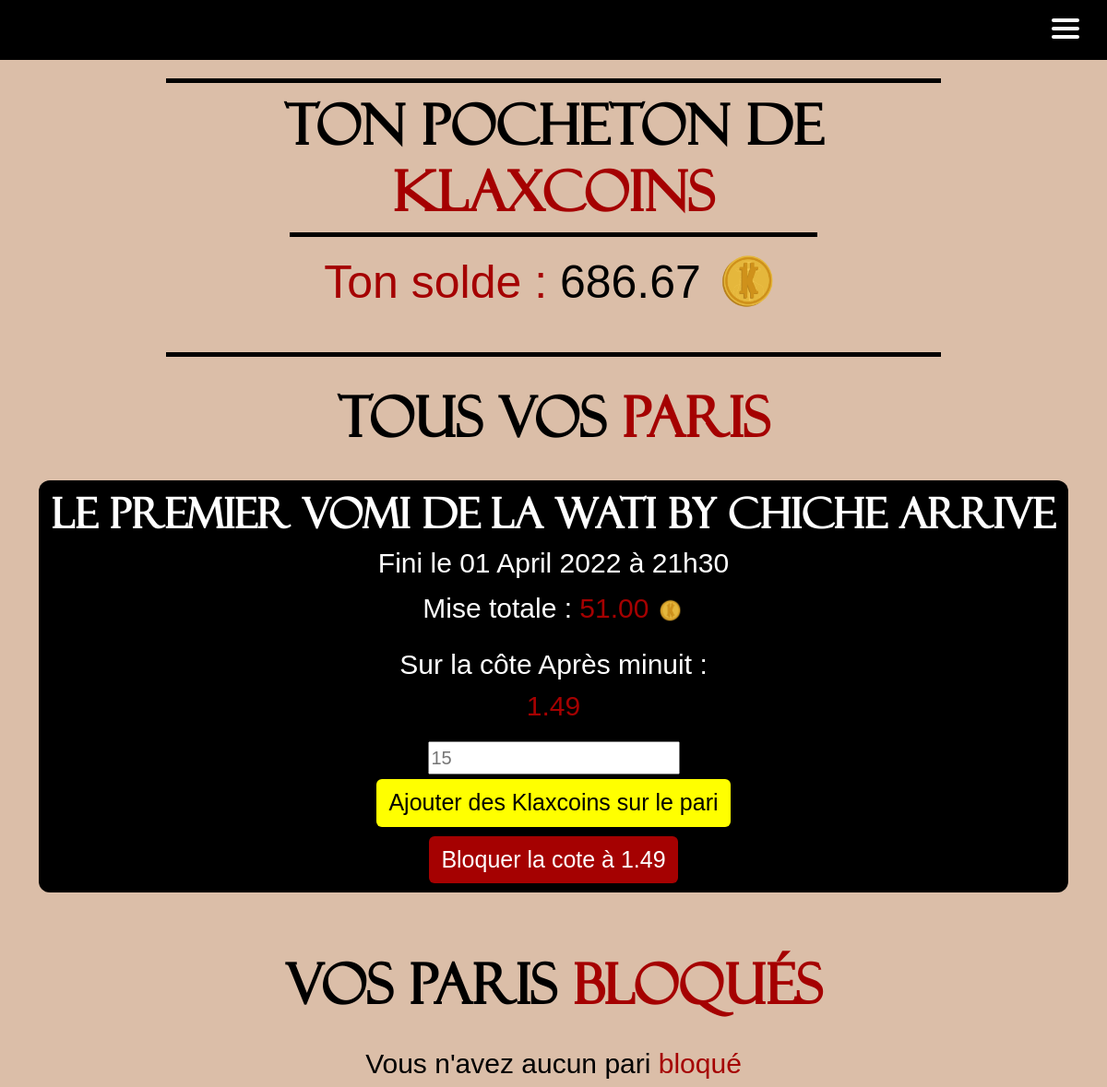
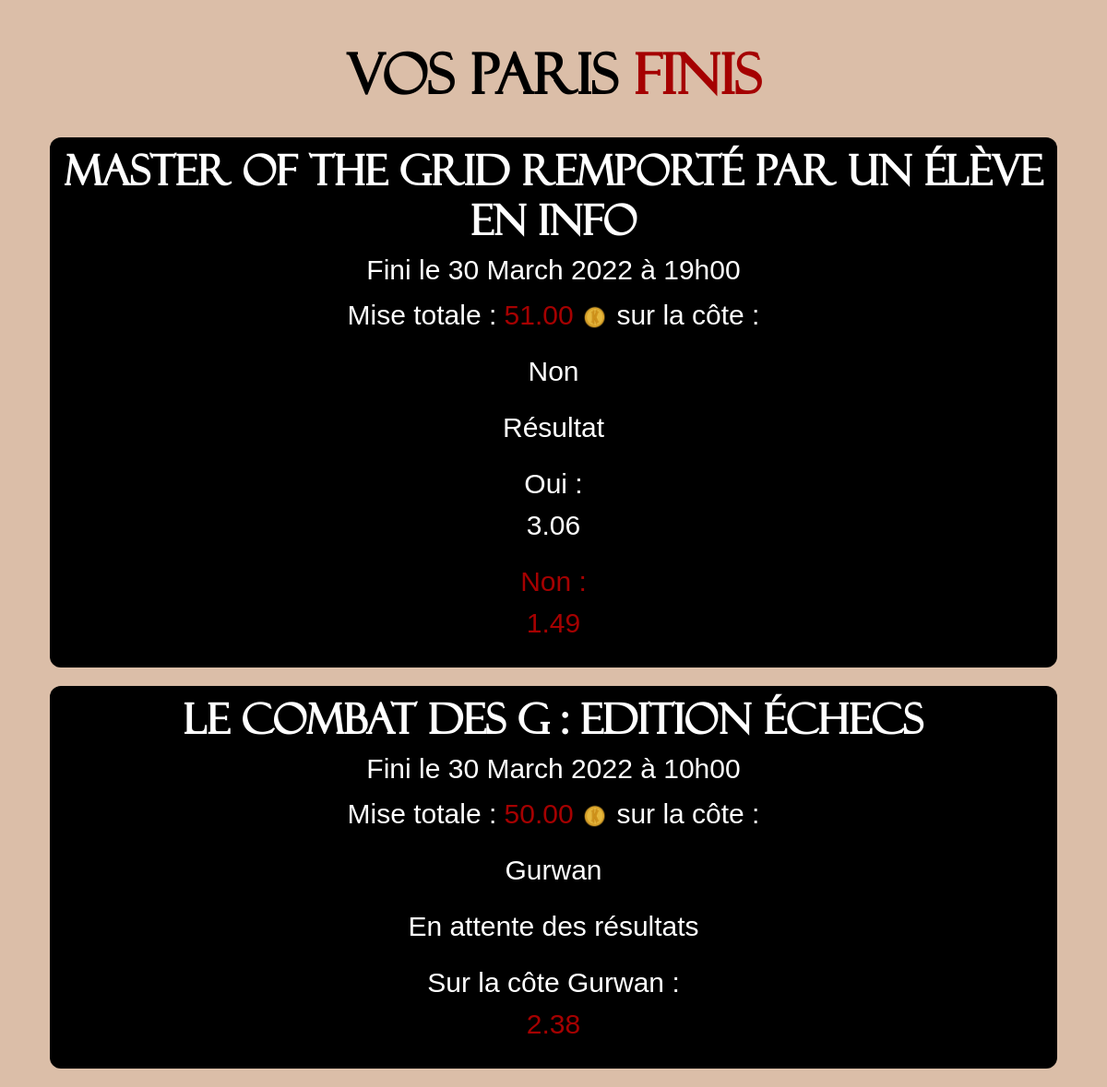
The app's page /home_betKlax/myBets/ (signed in) with its own data (2 pictures, top to bottom).
### main_app/models.py (models this page shows)
class User(AbstractUser):
    id = models.AutoField(primary_key=True, unique=True)
    first_name = models.CharField(max_length=30)
    last_name = models.CharField(max_length=30)
    username = models.CharField(max_length=20, unique=True)
    email = models.EmailField(unique=True, default="@enssat.fr")
    SECTOR = (
        ('INFO', 'Informatique'),
        ('PHOT', 'Photonique'),
        ('SNUM', 'Systèmes numériques'),
        ('IMR', 'IMR')
    )
    sector = models.CharField(max_length=4, choices=SECTOR, blank=True, help_text='Donne moi ta filière bro')
    created = models.DateTimeField(auto_now_add=True)
    updated = models.DateTimeField(auto_now=True)
    klax_coins = models.DecimalField(max_digits=12, decimal_places=2, default=100.00)
    activate = models.BooleanField(default=False)
    from_list = models.BooleanField(default=False)
    USERNAME_FIELD = 'email'
    REQUIRED_FIELDS = ['username']

class StoreBets(models.Model):
    bet_id = models.ForeignKey('Bets', on_delete=models.CASCADE)
    user_id = models.ForeignKey('User', on_delete=models.CASCADE)
    RESULT = (
        ('W', 'Win'),
        ('L', 'Lose')
    )
    result = models.CharField(max_length=1, choices=RESULT, blank=True, help_text='Which result for the bet')
    gains = models.DecimalField(max_digits=12, decimal_places=2, default=1.00)
    created = models.DateTimeField(auto_now_add=True)
    bet_rate = models.DecimalField(max_digits=4, decimal_places=2, default=1.00)
    blocked_bet = models.BooleanField(default=False)
    closed_bet = models.BooleanField(default=False)
    final_result = models.CharField(max_length=1, choices=RESULT, blank=False)

class Bets(models.Model):
    id = models.AutoField(primary_key=True, unique=True)
    bet_name = models.CharField(max_length=256, unique=True)
    win_rate = models.DecimalField(max_digits=4, decimal_places=2, default=2.00)
    win_vote = models.IntegerField(default=0)
    win_gains = models.DecimalField(max_digits=12, decimal_places=2, default=1.00)
    win_name = models.CharField(max_length=128, null=False, default="Oui")
    lose_rate = models.DecimalField(max_digits=4, decimal_places=2, default=2.00)
    lose_vote = models.IntegerField(default=0)
    lose_gains = models.DecimalField(max_digits=12, decimal_places=2, default=1.00)
    lose_name = models.CharField(max_length=128, null=False, default="Non")
    created = models.DateTimeField(auto_now_add=True)
    ended = models.DateTimeField(help_text='YYYY-MM-DD HH:MM:SS')
    visible = models.BooleanField(default=False)
    closed_bet = models.BooleanField(default=False)
    RESULT = (
        ('W', 'Win'),
        ('L', 'Lose')
    )
    result = models.CharField(max_length=1, choices=RESULT, blank=False)

### main_app/views.py (the view)
# urls.py: path("home_betKlax/myBets/", views.myBets, name="myBets"),
def myBets(request):
    try:
        finalizedBets = StoreBets.objects.filter(user_id_id=request.user.id, blocked_bet=True, closed_bet=False)
    except User.DoesNotExist:
        finalizedBets = None
    try:
        mybets = StoreBets.objects.filter(user_id_id=request.user.id, blocked_bet=False, closed_bet=False)
    except StoreBets.DoesNotExist:
        mybets = None
    try:
        user = User.objects.get(pk=request.user.id)
    except User.DoesNotExist:
        user = None
    try:
        myEndedBets = StoreBets.objects.filter(user_id_id=request.user.id, blocked_bet=True, closed_bet=True)
    except StoreBets.DoesNotExist:
        myEndedBets = None
    if user is not None:
        return render(request, 'bets/myBetKlax.html',
                      {'mybets': mybets, 'finalizedBets': finalizedBets, 'user': user, 'myEndedBets': myEndedBets})

### templates/bets/myBetKlax.html (shortened to what this page needs)
{% extends 'main.html' %}
{% block content %}
{% load static %}
{% load bootstrap5 %}
{% bootstrap_css %}
{% include 'nav.html' %}
{% if user %}
    <div class="container-fluid" id="wallet">
        <h1>Ton pocheton de <span>Klaxcoins</span></h1>
          {% if user.klax_coins > 0 %}
              <div>
                  <p><span>Ton solde : </span>{{ user.klax_coins }} <img class="img-fluid" height="75" width="75" src="{% static 'klax_or.png' %}" alt=""/></p>
              </div>
          {% else %}
              <div>
                <p><span>Time to soudoyer</span> car là tu n'as aucun <span id="yellow-span">klaxcoin</span> à parier (tema la bete de phrase)</p>
              </div>
          {% endif %}
    </div>
    <div class="container" id="betklax-pages">
        <h1 style="text-align: center; margin-top:20px">Tous vos <span>paris</span></h1><br>
        {% if mybets %}
            {%  for bet in mybets %}
                <div class="div-du-bet">
                    <h3>{{ bet.bet_id.bet_name }}</h3>
                    <h5>Fini le {{bet.bet_id.ended | date:"d"}} {{bet.bet_id.ended  | date:"F"}} {{bet.bet_id.ended  | date:"o"}} à {{bet.bet_id.ended | date:"H"}}h{{bet.bet_id.ended | date:"i"}}</h5>
                    <p>Mise totale : <span>{{ bet.gains }}</span> <img class="img-fluid" height="30" width="30" src="{% static 'klax_or.png' %}" alt=""/></p>
                    {% if bet.result == 'W' %}
                            <p>Sur la côte {{ bet.bet_id.win_name }} : <br> <span>{{ bet.bet_id.win_rate }}</span> </p>
                    {% else %}
                            <p>Sur la côte {{ bet.bet_id.lose_name }} : <br>    <span>{{ bet.bet_id.lose_rate }}</span> </p>
                    {% endif %}
                    <label for="mise"></label><input style="font-size: 20px; font-family: 'samuel', sans-serif;" placeholder="15" type="number" id="mise{{ bet.bet_id.id }}">
                    <br>
                    <a class="btn btn--main" id="btn-href-{{ bet.bet_id.id }}" href="{% url "addGains" id_bet=bet.bet_id.id gains=0 %}" onclick="addGains(this.id)" style="font-size: 25px; font-family: 'samuel', sans-serif; color:black; background-color: yellow; margin-bottom:10px; margin-top: 5px">
                        Ajouter des Klaxcoins sur le pari
                    </a>
                    <br>
                    {% if bet.result == 'W' %}
                        <a class="btn btn--main" style="font-size: 25px; font-family: 'samuel', sans-serif; background-color:rgb(165, 1, 1); color:white" href="{% url "finalizeBet" id_bet=bet.bet_id.id %}" id="finalizeBet{{ bet.bet_id.id }}">
                            Bloquer la cote à {{ bet.bet_id.win_rate }}
                        </a>
                    {% else %}
                        <a class="btn btn--main" style="font-size: 25px; font-family: 'samuel', sans-serif; background-color:rgb(165, 1, 1); color:white" href="{% url "finalizeBet" id_bet=bet.bet_id.id %}" id="finalizeBet{{ bet.bet_id.id }}">
                            Bloquer la cote à {{ bet.bet_id.lose_rate }}
                        </a>
                    {% endif %}
                </div>
            {% endfor %}
        {% else %}
            <h5 style="text-align: center;">Vous avez misé sur <span>aucun</span> pari</h5>
        {% endif %}
        <br>
        <h1 style="text-align: center; margin-top:20px"> Vos paris <span>bloqués</span> </h1> <br>
        <div class="container">
            {% if finalizedBets %}
                {% for bet in finalizedBets %}
                    <div class="div-du-bet">
                        <h3>{{ bet.bet_id.bet_name }}</h3>
                        <h5>Fini le {{bet.bet_id.ended | date:"d"}} {{bet.bet_id.ended  | date:"F"}} {{bet.bet_id.ended  | date:"o"}} à {{bet.bet_id.ended | date:"H"}}h{{bet.bet_id.ended | date:"i"}}</h5>
                        <p>Mise totale : <span>{{ bet.gains }} </span> <img class="img-fluid" height="30" width="30" src="{% static 'klax_or.png' %}" alt=""/></p>
                        {% if bet.result == 'W' %}
                                <p>Sur la côte {{ bet.bet_id.win_name }} : <br> <span>{{ bet.bet_rate }}</span> </p>
                        {% else %}
                                <p>Sur la côte {{ bet.bet_id.lose_name }} : <br> <span>{{ bet.bet_rate }}</span> </p>
                        {% endif %}
                    </div>
                {% endfor %}
            {% else %}
                <h5 style="text-align: center;">Vous n'avez aucun pari <span>bloqué</span></h5>
            {% endif %}
        </div>
        <br>
        <h1 style="text-align: center; margin-top:20px"> Vos paris <span>finis</span> </h1> <br>
        <div class="container">
            {% if myEndedBets %}
                {% for bet in myEndedBets %}
                    <div class="div-du-bet">
                        <h3>{{ bet.bet_id.bet_name }}</h3>
                        <h5>Fini le {{bet.bet_id.ended | date:"d"}} {{bet.bet_id.ended  | date:"F"}} {{bet.bet_id.ended  | date:"o"}} à {{bet.bet_id.ended | date:"H"}}h{{bet.bet_id.ended | date:"i"}}</h5>
                        <p>Mise totale : <span>{{ bet.gains }} </span> <img class="img-fluid" height="30" width="30" src="{% static 'klax_or.png' %}" alt=""/> sur la côte :</p>
                        {% if bet.result == 'W' %}
                            <p>{{ bet.bet_id.win_name }}</p>
                        {% else %}
                            <p>{{ bet.bet_id.lose_name }}</p>
                        {% endif %}
                        {% if not bet.final_result %}
                            <p>En attente des résultats</p>
                            {% if bet.result == 'W' %}
                                <p>Sur la côte {{ bet.bet_id.win_name }} : <br> <span>{{ bet.bet_rate }}</span> </p>
                            {% else %}
                                <p>Sur la côte {{ bet.bet_id.lose_name }} : <br> <span>{{ bet.bet_rate }}</span> </p>
                            {% endif %}
                        {% else %}
                            <p>Résultat</p>
                            {% if bet.bet_id.result == 'W' %}
                                <p><span>{{ bet.bet_id.win_name }} : <br> {{ bet.bet_rate }}</span> </p>
                                <p>{{ bet.bet_id.lose_name }} : <br> {{ bet.bet_rate }} </p>
                            {% else %}
                                <p>{{ bet.bet_id.win_name }} : <br> {{ bet.bet_id.win_rate }} </p>
                                <p><span>{{ bet.bet_id.lose_name }} : <br> {{ bet.bet_id.lose_rate }}</span> </p>
                            {% endif %}
                        {% endif %}
                    </div>
                {% endfor %}
            {% else %}
                <h5 style="text-align: center;">Vous n'avez aucun bet <span>terminé</span></h5>
            {% endif %}
        </div>
    </div>
{% endif %}
{% endblock %}

### static/styles/style.css (style rules this page uses)
body { background-color: #dbbea8; color: black; }
* { cursor:url(https://i.ibb.co/2Whsx1h/klaxicon-5.png) 25 15, auto; }
#wallet { font-size: 60px; text-align: center; color: black; font-weight:normal; font-style:normal; padding-top: 10px; padding-bottom: 10px; margin: 20px auto 30px; width: 70%; border-top: 5px solid black; border-bottom: 5px solid black; }
#wallet h1 { font-size: 60px; text-align: center; font-family: 'Felixti', Arial, sans-serif; font-weight: bold; }
#wallet p { font-size: 50px; text-align: center; font-family: 'LinBiolinum', Arial, sans-serif; color: black; font-weight:normal; margin-bottom: 10px; font-style:normal; padding-top: 10px; padding-bottom: 10px; margin-left: auto; margin-right: auto; width: 70%; border-top: 5px solid black; }
#wallet span { color: rgb(165, 1, 1); }
#wallet img { margin-bottom: 10px; }
#betklax-pages { margin-top: 20px; }
#betklax-pages h1 { font-size: 60px; text-align: center; font-family: 'Felixti', Arial, sans-serif; font-weight: bold; }
#betklax-pages h3 { font-size: 45px; text-align: center; font-family: 'Felixti', Arial, sans-serif; font-weight: bold; }
#betklax-pages h5 { font-size: 30px; text-align: center; font-family: 'LinBiolinum', Arial, sans-serif; }
#betklax-pages p { font-size: 30px; text-align: center; font-family: 'LinBiolinum', sans-serif; }
#betklax-pages span { color: rgb(165, 1, 1); }
.div-du-bet { text-align: center; background-color: black; padding: 10px; border-radius: 12px; justify-content: center; margin-bottom: 20px; color:white; }
.div-du-bet h3 { font-size: 25px; }
a, a:hover, a:focus, a:active { text-decoration: none; color: inherit; }

### records on screen
User: klax_coins "686.67"
StoreBets: bet_id.bet_name "Le premier vomi de la Wati by Chiche arrive", bet_id.ended "01", bet_id.ended "April", bet_id.ended "2022", bet_id.ended "21", bet_id.ended "30", gains "51.00", bet_id.lose_name "Après minuit", bet_id.lose_rate "1.49"
StoreBets: bet_id.bet_name "Master of the grid remporté par un élève en info", bet_id.ended "30", bet_id.ended "March", bet_id.ended "2022", bet_id.ended "19", bet_id.ended "00", gains "51.00", bet_id.lose_name "Non", bet_id.win_name "Oui", bet_id.win_rate "3.06", bet_id.lose_rate "1.49"
StoreBets: bet_id.bet_name "Le combat des G : Edition échecs", bet_id.ended "30", bet_id.ended "March", bet_id.ended "2022", bet_id.ended "10", bet_id.ended "00", gains "50.00", bet_id.lose_name "Gurwan", bet_rate "2.38"
